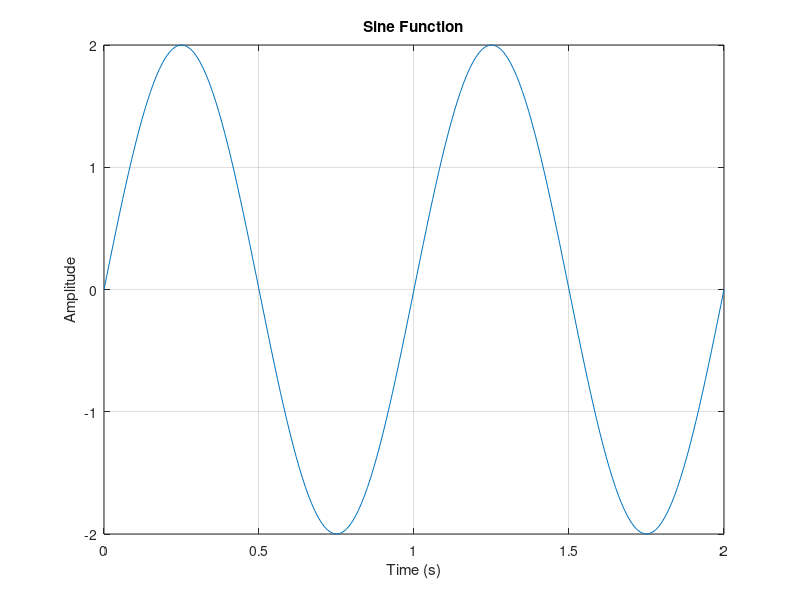
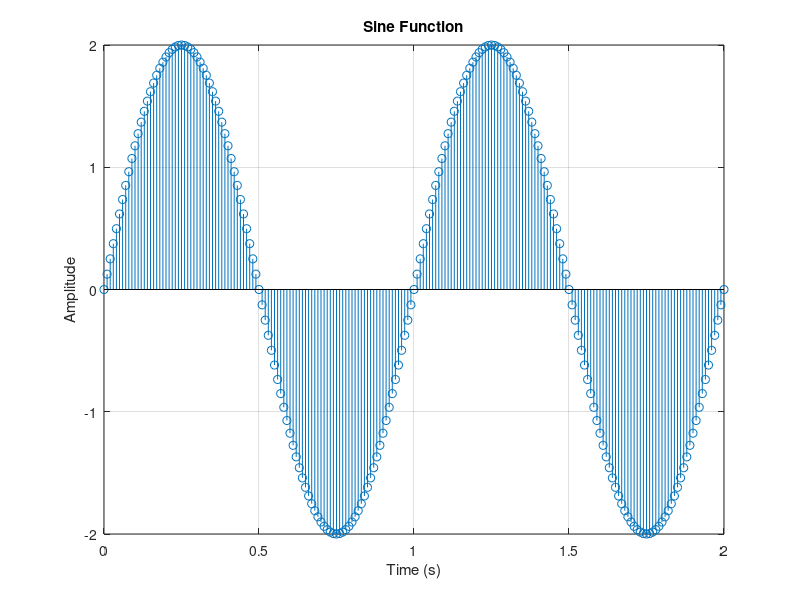
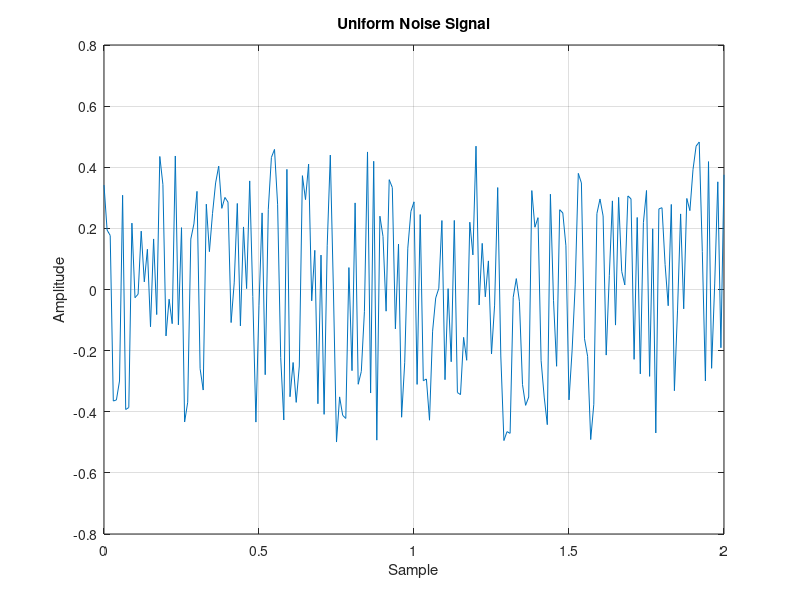
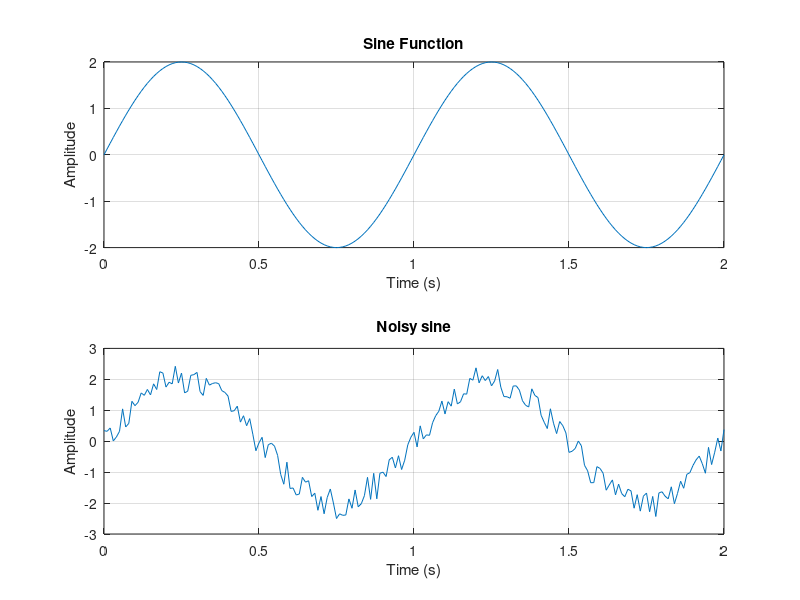

Here is the MATLAB script that generated these plots, in order:
%% *Homework 1*

%% Clear the workspace
close all;
clear;
clc;

%% Homework 1_1

% This cell is about, plotting Sine wave with "plot function" and "stem function"
% Now we declare variables first

Ts = 0.01;
amp = 2;
t = 0:Ts:2;
f0 = 1;
w = 2 * pi * f0;
signal = amp * sin(w * t);

% Now we plot signla with two functions "plot and stem"

figure('Name', 'Sine Plot');
plot(t, signal, 'LineWidth', 0.5);
xlabel('Time (s)');
ylabel('Amplitude');
title('Sine Function');
grid on;
figure('Name', 'Sine Stem');
stem(t, signal, 'LineWidth', 0.5);
xlabel('Time (s)');
ylabel('Amplitude');
title('Sine Function');
grid on;

%% Homework1_2



Ts = 0.01;
amp = 2;
t = 0:Ts:2;
f0 = 1;
w = 2 * pi * f0;
signal = amp * sin(w * t);
size_t = size(t);
stochastic_signal = rand(1, size_t(2)) - 0.5;

figure('Name', 'Uniform Noise Signal');
plot(t, stochastic_signal);
title('Uniform Noise Signal');
xlabel('Sample');
ylabel('Amplitude');
grid on;

figure('Name', 'Sine Waves');
subplot(2, 1, 1)
plot(t, signal);
title('Sine Function');
xlabel('Time (s)');
ylabel('Amplitude');
grid on;
noisy_signal = signal + stochastic_signal;
subplot(2, 1, 2)
plot(t, noisy_signal);
title('Noisy sine');
xlabel('Time (s)');
ylabel('Amplitude');
grid on;

%% Homework1_3

Ts = 0.01;
amp = 2;
t = 0:Ts:2;
f0 = 1;
w = 2 * pi * f0;
signal = amp * sin(w * t);
size_t = size(t);
stochastic_signal = rand(1, size_t(2)) - 0.5;
noisy_signal = signal + stochastic_signal;

M1 = 0;
M2 = 20;
amp_mov = 1 / (M1 + M2 + 1);
n = -M1:M2;
N = size_t(2);
uni = ones(1, M1 + M2 + 1);
smoothed_sine = amp_mov * conv(noisy_signal, uni, 'same');
figure('Name', 'Moving Averaged Sine');
plot(t, smoothed_sine);
title('Moving Averaged Sine');
xlabel('Time (s)');
ylabel('Amplitude');
grid on;
hold on
plot(t, signal);
legend("Convolved Signal", "Original Signal");

%% homework1_3_2
Ts = 0.01;
amp = 2;
t = 0:Ts:2;
f0 = 1;
w = 2 * pi * f0;
signal = amp * sin(w * t);
size_t = size(t);
stochastic_signal = rand(1, size_t(2)) - 0.5;
noisy_signal = signal + stochastic_signal;

M1 = 10;
M2 = 10;
amp_mov = 1 / (M1 + M2 + 1);
n = -M1:M2;
N = size_t(2);

uni = ones(1, 21);
smoothed_sine = amp_mov * conv(uni, noisy_signal);
shifted_sine = smoothed_sine(M1 + M2 + 1:end);
figure('Name', 'Moving Averaged Sine');
subplot(2, 1, 1)
plot(t, shifted_sine);
title('shifted Sine');
xlabel('Time (s)');
ylabel('Amplitude');
grid on;
subplot(2, 1, 2)
plot(t, signal);
title('sine');
xlabel('Time (s)');
ylabel('Amplitude');
grid on;
%% Homework1_4

Ts = 0.01;
amp = 2;
t = 0:Ts:2;
f0 = 1;
w = 2 * pi * f0;
signal = amp * sin(w * t);
size_t = size(t);
stochastic_signal = rand(1, size_t(2)) - 0.5;
noisy_signal = signal + stochastic_signal;
M1 = 0;
M2 = 20;
amp_mov = 1 / (M1 + M2 + 1);
n = -M1:M2;
N = size_t(2);
uni = ones(1, M1 + M2 + 1);
transfer_function = amp_mov * uni;
filtered_signal = filter(transfer_function, 1, noisy_signal);
smoothed_sine = amp_mov * conv(noisy_signal, uni, 'same');
figure('Name', 'Moving Averaged Sine');
plot(t, smoothed_sine);
title('Moving Averaged Sine');
xlabel('Time (s)');
ylabel('Amplitude');
grid on;
hold on
plot(t, filtered_signal);
legend("Convolved Signal", "filtered Signal");
%% Homework1_5
